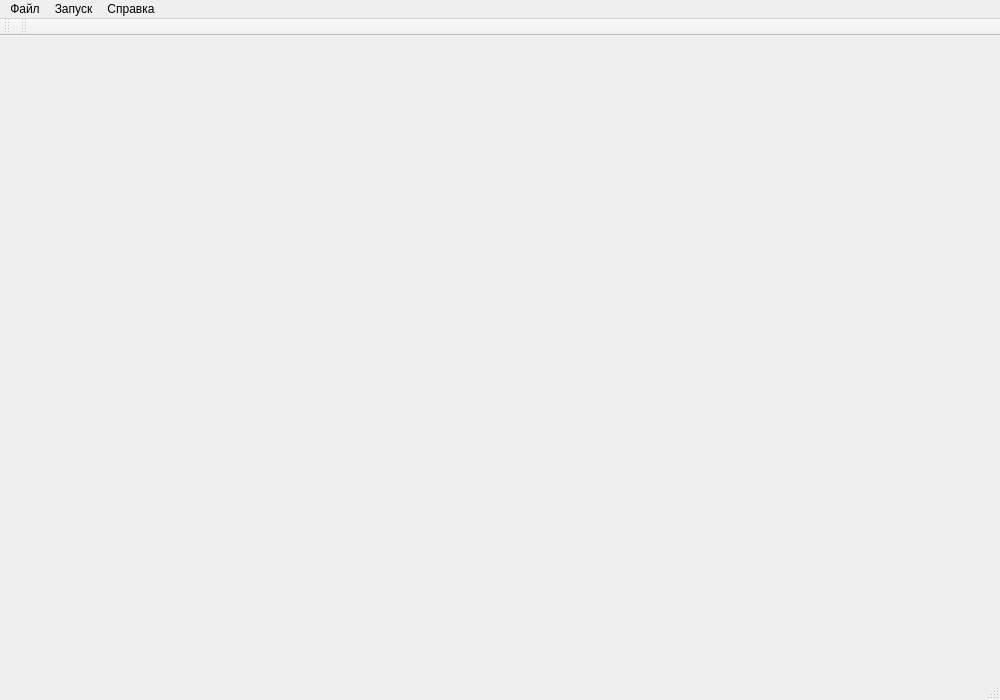
<?xml version="1.0" encoding="UTF-8"?>
<ui version="4.0">
 <class>MainWindow</class>
 <widget class="QMainWindow" name="MainWindow">
  <property name="geometry">
   <rect>
    <x>0</x>
    <y>0</y>
    <width>1000</width>
    <height>700</height>
   </rect>
  </property>
  <property name="windowTitle">
   <string>MainWindow</string>
  </property>
  <widget class="QWidget" name="centralWidget"/>
  <widget class="QMenuBar" name="menuBar">
   <property name="geometry">
    <rect>
     <x>0</x>
     <y>0</y>
     <width>1000</width>
     <height>29</height>
    </rect>
   </property>
   <widget class="QMenu" name="menuFile">
    <property name="title">
     <string>Файл</string>
    </property>
    <addaction name="actionNew"/>
    <addaction name="actionOpen"/>
    <addaction name="actionSave"/>
    <addaction name="actionSaveAs"/>
    <addaction name="actionClose"/>
    <addaction name="separator"/>
    <addaction name="actionQuit"/>
   </widget>
   <widget class="QMenu" name="menuRun">
    <property name="title">
     <string>Запуск</string>
    </property>
    <addaction name="actionRun"/>
    <addaction name="actionShowASTAsGraph"/>
   </widget>
   <widget class="QMenu" name="menuAbout">
    <property name="title">
     <string>Справка</string>
    </property>
    <addaction name="actionAboutProgram"/>
    <addaction name="actionAboutQt"/>
   </widget>
   <addaction name="menuFile"/>
   <addaction name="menuRun"/>
   <addaction name="menuAbout"/>
  </widget>
  <widget class="QToolBar" name="mainToolBar">
   <attribute name="toolBarArea">
    <enum>TopToolBarArea</enum>
   </attribute>
   <attribute name="toolBarBreak">
    <bool>false</bool>
   </attribute>
  </widget>
  <widget class="QStatusBar" name="statusBar"/>
  <widget class="QToolBar" name="toolBar">
   <property name="windowTitle">
    <string>toolBar</string>
   </property>
   <attribute name="toolBarArea">
    <enum>TopToolBarArea</enum>
   </attribute>
   <attribute name="toolBarBreak">
    <bool>false</bool>
   </attribute>
  </widget>
  <action name="actionRun">
   <property name="text">
    <string>Запустить</string>
   </property>
   <property name="shortcut">
    <string>Ctrl+R</string>
   </property>
  </action>
  <action name="actionOpen">
   <property name="text">
    <string>Открыть</string>
   </property>
   <property name="shortcut">
    <string>Ctrl+O</string>
   </property>
  </action>
  <action name="actionSave">
   <property name="text">
    <string>Сохранить</string>
   </property>
   <property name="shortcut">
    <string>Ctrl+S</string>
   </property>
  </action>
  <action name="actionSaveAs">
   <property name="text">
    <string>Сохранить как</string>
   </property>
  </action>
  <action name="actionQuit">
   <property name="text">
    <string>Выйти</string>
   </property>
   <property name="shortcut">
    <string>Ctrl+Q</string>
   </property>
  </action>
  <action name="actionClose">
   <property name="text">
    <string>Закрыть</string>
   </property>
   <property name="shortcut">
    <string>Ctrl+W</string>
   </property>
  </action>
  <action name="actionNew">
   <property name="text">
    <string>Новый</string>
   </property>
   <property name="shortcut">
    <string>Ctrl+N</string>
   </property>
  </action>
  <action name="actionAboutQt">
   <property name="text">
    <string>О &amp;Qt</string>
   </property>
  </action>
  <action name="actionAboutProgram">
   <property name="text">
    <string>О программе</string>
   </property>
  </action>
  <action name="actionShowASTAsGraph">
   <property name="text">
    <string>Запустить и показать АСТ как граф</string>
   </property>
  </action>
 </widget>
 <layoutdefault spacing="6" margin="11"/>
 <resources/>
 <connections>
  <connection>
   <sender>actionQuit</sender>
   <signal>triggered()</signal>
   <receiver>MainWindow</receiver>
   <slot>close()</slot>
   <hints>
    <hint type="sourcelabel">
     <x>-1</x>
     <y>-1</y>
    </hint>
    <hint type="destinationlabel">
     <x>274</x>
     <y>249</y>
    </hint>
   </hints>
  </connection>
 </connections>
</ui>
